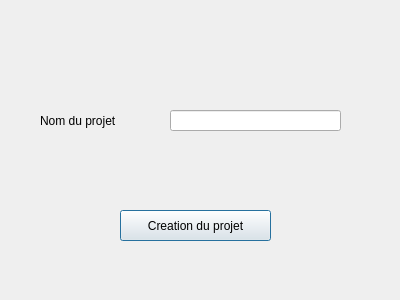
<?xml version="1.0" encoding="UTF-8"?>
<ui version="4.0">
 <class>LoadingProjectDialogBase</class>
 <widget class="QDialog" name="LoadingProjectDialogBase">
  <property name="geometry">
   <rect>
    <x>0</x>
    <y>0</y>
    <width>400</width>
    <height>300</height>
   </rect>
  </property>
  <property name="windowTitle">
   <string>Creation et export automatique</string>
  </property>
  <widget class="QStackedWidget" name="stackedWidget">
   <property name="geometry">
    <rect>
     <x>0</x>
     <y>0</y>
     <width>401</width>
     <height>301</height>
    </rect>
   </property>
   <property name="currentIndex">
    <number>0</number>
   </property>
   <widget class="QWidget" name="page_1">
    <widget class="QLabel" name="label_1">
     <property name="geometry">
      <rect>
       <x>40</x>
       <y>110</y>
       <width>91</width>
       <height>21</height>
      </rect>
     </property>
     <property name="text">
      <string>Nom du projet</string>
     </property>
    </widget>
    <widget class="QLineEdit" name="lineEdit_1">
     <property name="geometry">
      <rect>
       <x>170</x>
       <y>110</y>
       <width>171</width>
       <height>21</height>
      </rect>
     </property>
    </widget>
    <widget class="QPushButton" name="pushButton_1">
     <property name="geometry">
      <rect>
       <x>120</x>
       <y>210</y>
       <width>151</width>
       <height>31</height>
      </rect>
     </property>
     <property name="text">
      <string>Creation du projet</string>
     </property>
    </widget>
   </widget>
   <widget class="QWidget" name="page_2">
    <widget class="QLabel" name="label_2">
     <property name="geometry">
      <rect>
       <x>40</x>
       <y>90</y>
       <width>111</width>
       <height>61</height>
      </rect>
     </property>
     <property name="text">
      <string>Nom de l'export
des illustrations</string>
     </property>
    </widget>
    <widget class="QLineEdit" name="lineEdit_2">
     <property name="geometry">
      <rect>
       <x>170</x>
       <y>110</y>
       <width>171</width>
       <height>21</height>
      </rect>
     </property>
    </widget>
    <widget class="QPushButton" name="pushButton_2">
     <property name="geometry">
      <rect>
       <x>120</x>
       <y>210</y>
       <width>151</width>
       <height>31</height>
      </rect>
     </property>
     <property name="text">
      <string>Export des illustrations</string>
     </property>
    </widget>
   </widget>
  </widget>
 </widget>
 <resources/>
 <connections/>
</ui>
